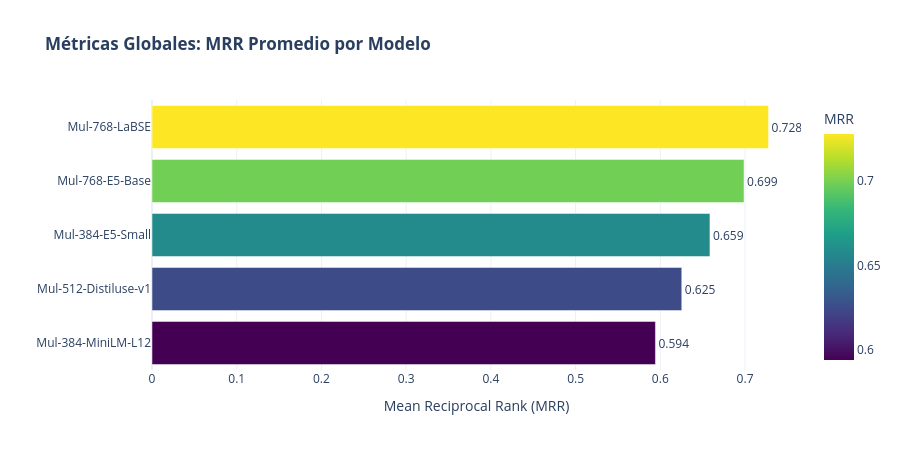
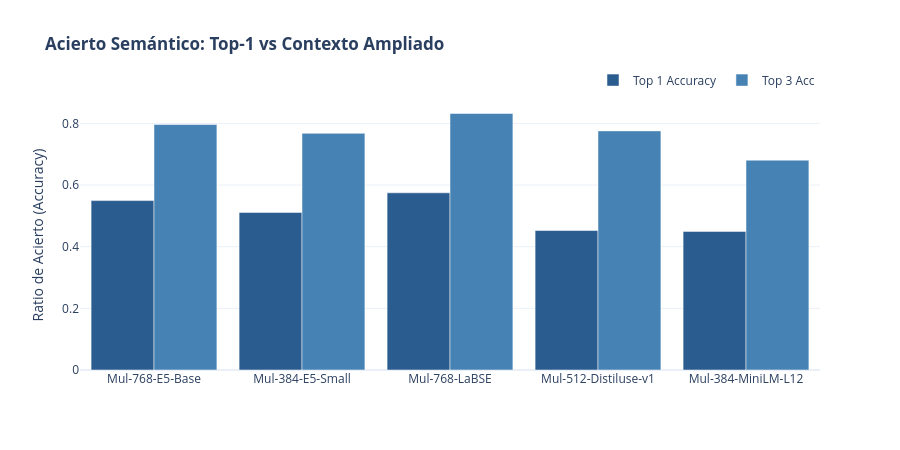

Write notebook code for charts like these, in order.
### Markdown cell above
## 🏆 2. Análisis de Rendimiento de Recuperación (Precisión)

La métrica reina para evaluar sistemas RAG o de búsqueda semántica es el **MRR (Mean Reciprocal Rank)**, ya que penaliza fuertemente si la respuesta correcta decae en posiciones bajas. Paralelamente, comparamos la certeza en los primeros puestos (**Top-1 Acc** y **Top-3 Acc** o el Top-K configurado).

### Code cell
# 1. MRR Promedio por Modelo
fig_mrr = px.bar(
    df_promedios.sort_values('MRR', ascending=True), 
    x='MRR', 
    y='Modelo', 
    orientation='h',
    title='<b>Métricas Globales: MRR Promedio por Modelo</b>',
    text='MRR',
    color='MRR',
    color_continuous_scale='Viridis'
)
fig_mrr.update_traces(texttemplate='%{text:.3f}', textposition='outside')
fig_mrr.update_layout(height=450, xaxis_title='Mean Reciprocal Rank (MRR)', yaxis_title='')
fig_mrr.show()

# 2. Comparativa de Precisión Histográfica (Top-1 vs Top-K)
fig_acc = go.Figure()
fig_acc.add_trace(go.Bar(
    x=df_promedios['Modelo'], y=df_promedios['Top_1_Acc'],
    name='Top 1 Accuracy', marker_color='#2b5c8f'
))

# Buscar dinámicamente la otra columna de precisión Top_K que se haya generado
col_top_k = [c for c in df_promedios.columns if 'Top_' in c and c != 'Top_1_Acc']
label_top_k = col_top_k[0] if col_top_k else 'Top_3_Acc'

fig_acc.add_trace(go.Bar(
    x=df_promedios['Modelo'], y=df_promedios[label_top_k],
    name=label_top_k.replace('_', ' '), marker_color='#4682B4'
))

fig_acc.update_layout(
    title='<b>Acierto Semántico: Top-1 vs Contexto Ampliado</b>',
    barmode='group', bargap=0.15, height=450,
    yaxis=dict(title='Ratio de Acierto (Accuracy)'),
    legend=dict(orientation='h', yanchor='bottom', y=1.02, xanchor='right', x=1)
)
fig_acc.show()

### Figure 1 — Plotly figure (JSON) as saved in the notebook; plotly's stock layout.template omitted (floating-point values rounded to 4 significant figures)
{"data": [{"hovertemplate": "MRR=%{marker.color}<br>Modelo=%{y}<extra></extra>", "legendgroup": "", "marker": {"color": [0.5943, 0.6253, 0.6586, 0.6989, 0.7278], "coloraxis": "coloraxis", "pattern": {"shape": ""}}, "name": "", "orientation": "h", "showlegend": false, "text": [0.5943, 0.6253, 0.6586, 0.6989, 0.7278], "textposition": "outside", "texttemplate": "%{text:.3f}", "type": "bar", "x": [0.5943, 0.6253, 0.6586, 0.6989, 0.7278], "xaxis": "x", "y": ["Mul-384-MiniLM-L12", "Mul-512-Distiluse-v1", "Mul-384-E5-Small", "Mul-768-E5-Base", "Mul-768-LaBSE"], "yaxis": "y"}], "layout": {"barmode": "relative", "coloraxis": {"colorbar": {"title": {"text": "MRR"}}, "colorscale": [[0, "#440154"], [0.1111, "#482878"], [0.2222, "#3e4989"], [0.3333, "#31688e"], [0.4444, "#26828e"], [0.5556, "#1f9e89"], [0.6667, "#35b779"], [0.7778, "#6ece58"], [0.8889, "#b5de2b"], [1, "#fde725"]]}, "height": 450, "legend": {"tracegroupgap": 0}, "title": {"text": "<b>Métricas Globales: MRR Promedio por Modelo</b>"}, "xaxis": {"anchor": "y", "domain": [0, 1], "title": {"text": "Mean Reciprocal Rank (MRR)"}}, "yaxis": {"anchor": "x", "domain": [0, 1], "title": {"text": ""}}}}

### Figure 2 — Plotly figure (JSON) as saved in the notebook; plotly's stock layout.template omitted (floating-point values rounded to 4 significant figures)
{"data": [{"marker": {"color": "#2b5c8f"}, "name": "Top 1 Accuracy", "type": "bar", "x": ["Mul-768-E5-Base", "Mul-384-E5-Small", "Mul-768-LaBSE", "Mul-512-Distiluse-v1", "Mul-384-MiniLM-L12"], "y": [0.5497, 0.5113, 0.5749, 0.4526, 0.4498]}, {"marker": {"color": "#4682B4"}, "name": "Top 3 Acc", "type": "bar", "x": ["Mul-768-E5-Base", "Mul-384-E5-Small", "Mul-768-LaBSE", "Mul-512-Distiluse-v1", "Mul-384-MiniLM-L12"], "y": [0.7965, 0.768, 0.8323, 0.7758, 0.6809]}], "layout": {"bargap": 0.15, "barmode": "group", "height": 450, "legend": {"orientation": "h", "x": 1, "xanchor": "right", "y": 1.02, "yanchor": "bottom"}, "title": {"text": "<b>Acierto Semántico: Top-1 vs Contexto Ampliado</b>"}, "yaxis": {"title": {"text": "Ratio de Acierto (Accuracy)"}}}}
